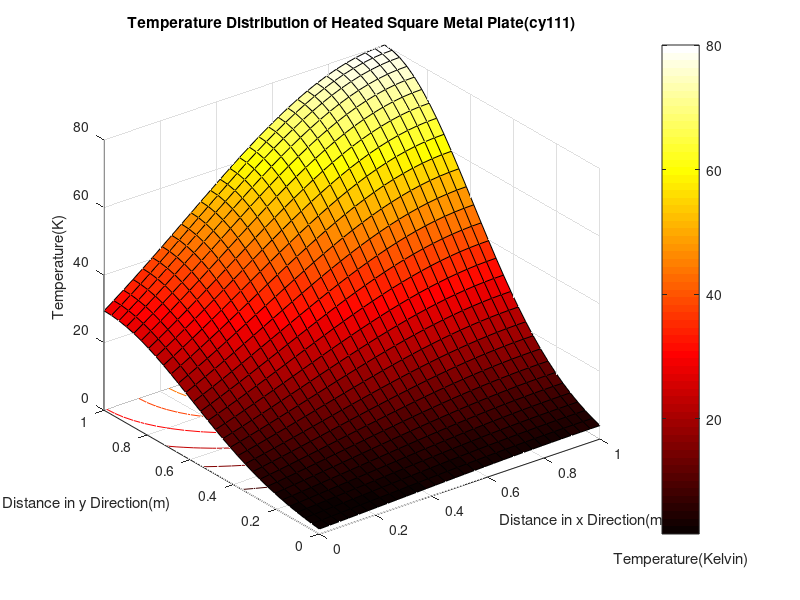
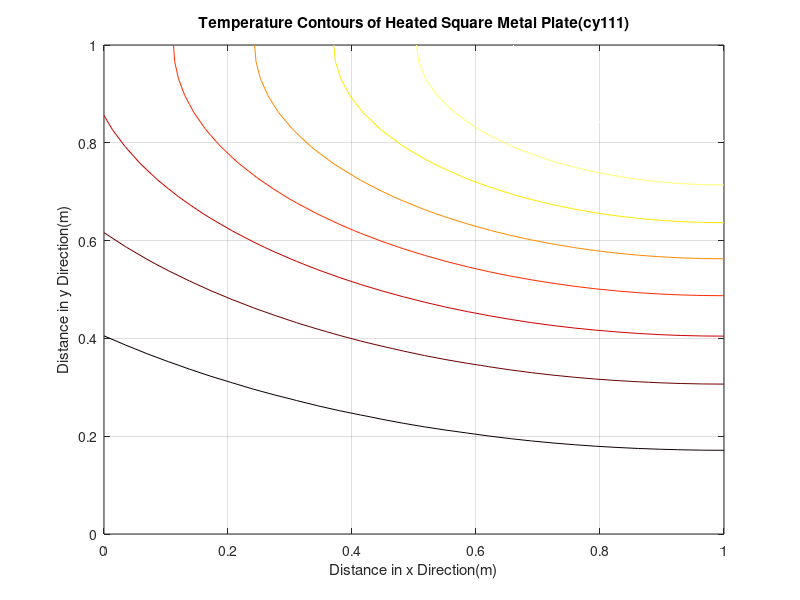
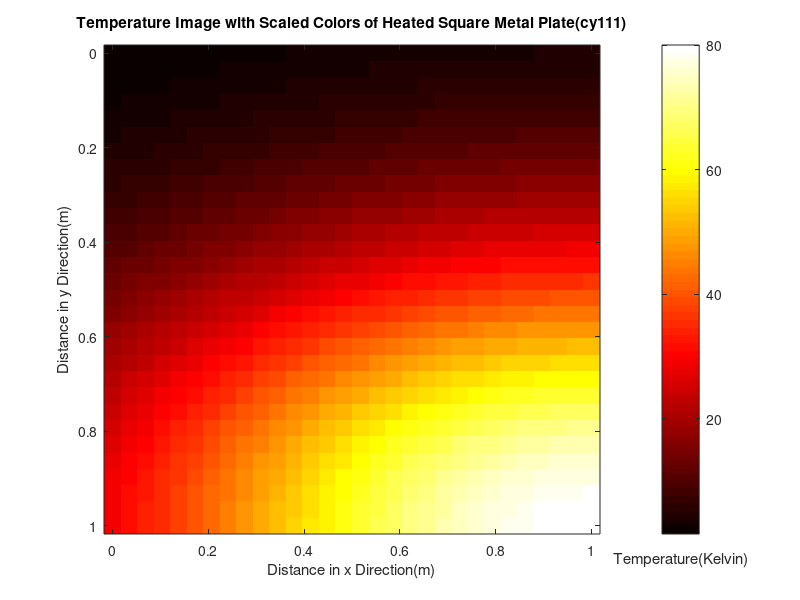

Recreate these plots in MATLAB, in order.
%[TemperatureDistribution.m]
%[Cemal Yagcioglu]
%[October 16,2016]
% I have adhered to all the tenets of the 
% Duke Community Standard in creating this code.
% Signed: [cy111]
X=linspace(0,1,30);
Y=linspace(0,1,30);
[x,y] = meshgrid(X,Y);
T=80.*exp(-1.*(x-1).^2).*exp(-3.*(y-1).^2)
figure(1)
surfc(X,Y,T)
grid on
bar1 = colorbar;
xlabel(bar1, 'Temperature(Kelvin)')
colormap(hot)
title('Temperature Distribution of Heated Square Metal Plate(cy111)')
xlabel('Distance in x Direction(m)')
ylabel('Distance in y Direction(m)')
zlabel('Temperature(K)')
print -depsc TemperatureDistribution

figure(2)
contour(X,Y,T,8)
grid on
colormap(hot)
title('Temperature Contours of Heated Square Metal Plate(cy111)')
xlabel('Distance in x Direction(m)')
ylabel('Distance in y Direction(m)')
zlabel('Temperature(K)')
print -depsc TemperatureContours

figure(3)
imagesc([0 1], [0 1], T)
colormap(hot)
bar2 = colorbar;
xlabel(bar2, 'Temperature(Kelvin)')
title('Temperature Image with Scaled Colors of Heated Square Metal Plate(cy111)')
xlabel('Distance in x Direction(m)')
ylabel('Distance in y Direction(m)')
T00=80*exp(-1)*exp(-3)
print -depsc TemperatureImage
%Ans = 1.4653 Kelvin
